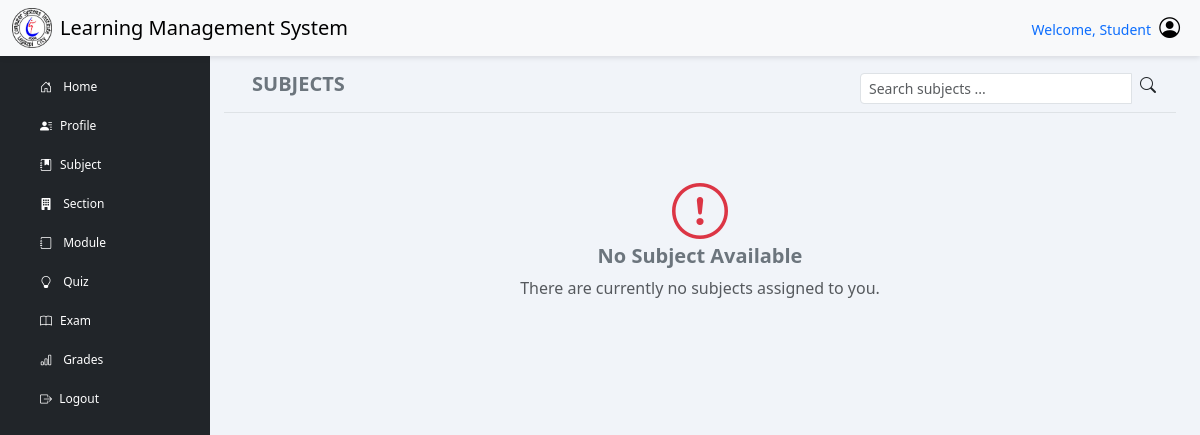
Page /index.php?page=student_subject (signed in) on the earlier database version.
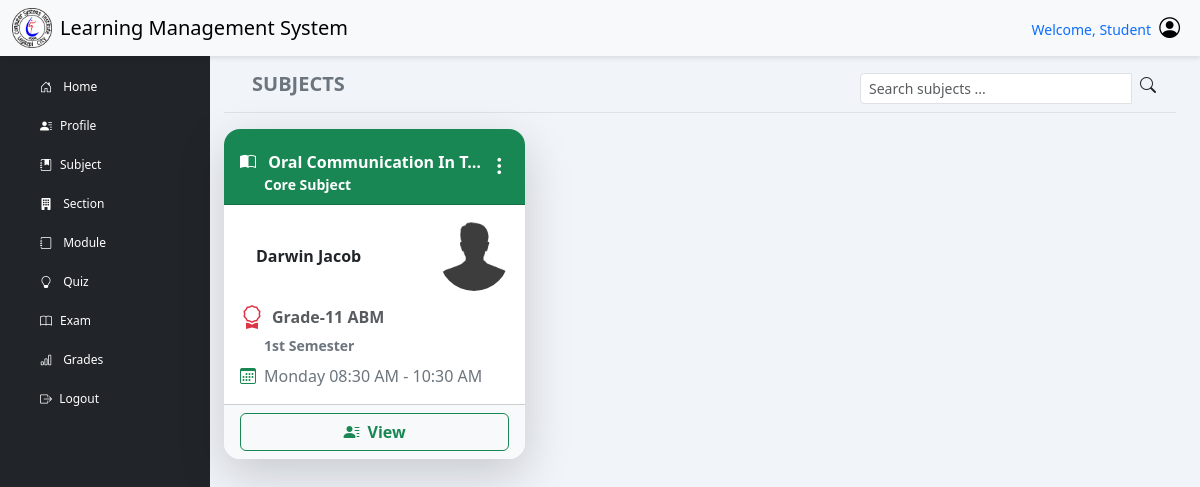
Same page on the later database version.
### tables this page shows
CREATE TABLE `schedule` (
  `sched_id` varchar(50) NOT NULL,
  `teacher_id` varchar(50) NOT NULL,
  `section_code` varchar(50) NOT NULL,
  `sub_code` varchar(50) NOT NULL,
  `sched_day` varchar(10) NOT NULL,
  `sched_from` varchar(10) NOT NULL,
  `sched_to` varchar(10) NOT NULL,
  `created_at` timestamp NULL DEFAULT CURRENT_TIMESTAMP
);

CREATE TABLE `subject` (
  `sub_code` varchar(50) NOT NULL COMMENT 'PRIMARY KEY',
  `sub_title` varchar(200) NOT NULL COMMENT 'SUBJECT NAME',
  `sub_type` varchar(50) NOT NULL,
  `sub_time` varchar(10) DEFAULT NULL,
  `sub_semester` varchar(30) NOT NULL
);

CREATE TABLE `teacher` (
  `teacher_id` varchar(50) NOT NULL COMMENT 'Primary key',
  `teacher_fname` varchar(50) NOT NULL,
  `teacher_mname` varchar(50) DEFAULT NULL,
  `teacher_lname` varchar(50) NOT NULL,
  `teacher_contact` varchar(15) NOT NULL,
  `teacher_gender` varchar(50) NOT NULL,
  `teacher_dob` date NOT NULL,
  `status` varchar(50) NOT NULL,
  `teacher_address` varchar(150) NOT NULL,
  `image` varchar(255) DEFAULT NULL,
  `id` varchar(50) DEFAULT NULL COMMENT 'User ID'
);

### includes/dbh-inc.php (called while the page is built)
<?php
include "function.php";
$mySQLFunction = new myDataBase("localhost", "root", "Nicolas051002", "lms_db");

### includes/function.php (called while the page is built, shortened)
<?php
class myDataBase
{
    private $hostname;
    private $username;
    private $password;
    private $database;
    public $con;
    public function __construct($hostname, $username, $password, $database)
    {
        $this->hostname = $hostname;
        $this->username = $username;
        $this->password = $password;
        $this->database = $database;
    }
    public function connection()
    {
        try {
            if (!$this->con) {
                $this->con = mysqli_connect($this->hostname, $this->username, $this->password, $this->database);
                if ($this->con) {
                    return true;
                } else {
                    return false;
                }
            } else {
                return true;
            }
        } catch (mysqli_sql_exception $e) {
            echo $e;
        }
    }
    public function disconnect()
    {
        if ($this->con) {
            if (mysqli_close($this->con)) {
                $this->con = false;
                return true;
            } else {
                return false;
            }
        } else {
            return true;
        }
    }
    public function getStudentSubjects($stu_lrn)
    {
        $activeSemesters = $this->checkSemStatus('semester');
        $activeSemesterCondition = "sub.sub_semester IN ('" . implode("','", $activeSemesters) . "')";
        $studentQuery = "
            SELECT
                sec.grade_lvl,
                sec.strand_code,
                st.strand_name
            FROM
                enroll e
            INNER JOIN
                section sec ON e.section_code = sec.section_code
            LEFT JOIN
                strand st ON sec.strand_code = st.strand_code
            WHERE
                e.stu_lrn = ?
                AND e.enroll_status = 'Enrolled'
            LIMIT 1";
        $stmtStudent = $this->con->prepare($studentQuery);
        $stmtStudent->bind_param("s", $stu_lrn);
        $stmtStudent->execute();
        $resultStudent = $stmtStudent->get_result();
        $studentData = $resultStudent->fetch_assoc();
        $gradeLevel = $studentData['grade_lvl'];
        $strandCode = $studentData['strand_code'];
        $strandName = $studentData['strand_name'];
        $sql = "
            SELECT
                sub.sub_code,
                sub.sub_title,
                sub.sub_type,
                sub.sub_semester,
                sched.sched_day,
                sched.sched_from,
                sched.sched_to,
                t.teacher_fname,
                t.teacher_lname,
                t.teacher_gender,
                t.teacher_id,
                t.image
            FROM
                schedule sched
            INNER JOIN
                section sec ON sched.section_code = sec.section_code
            INNER JOIN
                subject sub ON sched.sub_code = sub.sub_code
            INNER JOIN
                teacher t ON sched.teacher_id = t.teacher_id
            WHERE
                sec.grade_lvl = ?
                AND sec.strand_code = ?
                AND $activeSemesterCondition
            ORDER BY
                sched.sched_day, sched.sched_from";
        $stmt = $this->con->prepare($sql);
        $stmt->bind_param("ss", $gradeLevel, $strandCode);
        $stmt->execute();
        $result = $stmt->get_result();
        if ($result->num_rows > 0) {
            $data = [];
            while ($row = $result->fetch_assoc()) {
                $data[] = $row;
            }
            return $data;
        } else {
            return [];
        }
    }
    public function checkSyStatus($table)
    {
        $sql = "SELECT `school_year`
                FROM `$table`
                WHERE `status` = 'Active'";
        $result = $this->con->query($sql);
        if ($result->num_rows > 0) {
            $activeSchoolYear = [];
            while ($row = $result->fetch_assoc()) {
                $activeSchoolYear[] = $row['school_year'];
            }
            return $activeSchoolYear;
        } else {
            return [];
        }
    }
    public function checkSemStatus($table)
    {
        $semesters = [];
        $sql = "SELECT `semester_name`
                FROM `$table`
                WHERE `status` = 'Active'";
        $result = $this->con->query($sql);
        if ($result && $result->num_rows > 0) {
            while ($row = $result->fetch_assoc()) {
                $semesters[] = $row['semester_name'];
            }
            return $semesters;
        } else {
            return [];
        }
    }
}

### student_subject.php (the view, shortened to what the changed rows need)
<?php
include "./includes/dbh-inc.php";
$mySQLFunction->connection();
$activeSchoolYears = $mySQLFunction->checkSyStatus('sy');
$activeSem = $mySQLFunction->checkSemStatus('semester');
$studentSubjects = $mySQLFunction->getStudentSubjects($_SESSION['stu_lrn']);
?>
<main class="col-md-9 ms-sm-auto col-lg-10 px-md-4">
    <div class="row g-4 mb-4" id="subjectContainer">
        <?php if (!empty($studentSubjects)): ?>
            <?php foreach ($studentSubjects as $subject): ?>
                <div class="col-lg-4 col-md-6 col-sm-12 subject-card" data-title="<?php echo htmlspecialchars(strtolower($subject['sub_title'])); ?>">
                    <div class="card h-100 border-0 shadow-lg rounded-4">
                        <div class="card-header bg-success text-white d-flex justify-content-between align-items-center rounded-top-4 px-3 py-2">
                            <div class="text-truncate">
                                <h6 class="mb-0 fw-bold text-truncate mt-3">
                                    <i class="bi bi-book-half me-2"></i>
                                    <?php echo htmlspecialchars(ucwords(strtolower($subject['sub_title'] ?? 'No Title'))); ?>
                                </h6>
                                <small class="fw-semibold ms-4">
                                    <?php echo htmlspecialchars(ucwords(strtolower($subject['sub_type'] ?? 'No Type'))); ?> Subject
                                </small>
                            </div>
                            <div class="dropdown">
                                <i class="bi bi-three-dots-vertical text-white fs-5" id="kebabMenu" data-bs-toggle="dropdown" role="button" aria-expanded="false" style="cursor: pointer;"></i>
                            </div>
                        </div>
                        <div class="card-body">
                            <div class="row align-items-center mb-2">
                                <div class="col text-start">
                                    <small class="fw-bold fs-6 ms-3">
                                        <?php
                                        echo ucwords(strtolower($subject["teacher_fname"] . ' ' . $subject["teacher_lname"])) ?: 'No Subject Teacher';
                                        ?>
                                    </small>
                                </div>
                                <div class="col-auto">
                                    <?php
                                    $uploadDir = "./assets/Upload/";
                                    if (!empty($subject['image']) && file_exists($uploadDir . $subject['image'])) {
                                    ?>
                                        <img src="<?php echo htmlspecialchars($uploadDir . $subject['image']); ?>" alt="Profile Image" draggable="false" class="profile-img-teacher">
                                    <?php
                                    } else {
                                        $defaultImage = $subject['teacher_gender'] === "MALE" ? "default-male.png" : "default-female.png";
                                    ?>
                                        <img src="./assets/Upload/resources/<?php echo $defaultImage; ?>" alt="Profile Image" draggable="false" class="profile-img-teacher">
                                    <?php } ?>
                                </div>
                            </div>
                            <div class="d-flex align-items-center text-muted">
                                <i class="bi bi-award text-danger fs-4 me-2"></i>
                                <span class="fw-bold fs-6"><?php echo ucwords(strtolower($subject["grade_lvl"])) . ' ' . htmlspecialchars($subject["strand_name"]); ?></span>
                            </div>
                            <div class="text-secondary ms-4">
                                <small class="fw-semibold">
                                    <?php
                                    if (!empty($activeSchoolYears) && !empty($activeSem)) {
                                        foreach ($activeSchoolYears as $index => $schoolYear) {
                                            echo '<div>' . htmlspecialchars($activeSem[$index]) . '</div>';
                                        }
                                    } else {
                                        echo '<div class="alert alert-warning p-2 mb-0">No active school year and semester found.</div>';
                                    }
                                    ?>
                                </small>
                            </div>
                            <div class="d-flex align-items-center mt-2">
                                <i class="bi bi-calendar3 text-success fs-6 me-2"></i>
                                <span class="text-secondary">
                                    <?php echo $subject["sched_day"] ?: 'No subject time'; ?>
                                    <?php echo $subject["sched_from"] . ' - ' . ($subject["sched_to"] ?? 'No subject set time'); ?>
                                </span>
                            </div>
                        </div>
                        <div class="card-footer bg-light d-flex justify-content-center rounded-bottom-4">
                            <a href="index.php?page=subject_list&sub_code=<?php echo urlencode($subject['sub_code']); ?> &strand_code=<?php echo urlencode($subject['strand_code']); ?> &grade_lvl=<?php echo urlencode($subject['grade_lvl']); ?>" class="btn btn-outline-success w-100 fw-bold d-flex align-items-center justify-content-center">
                                <i class="bi bi-person-lines-fill me-2"></i> View
                            </a>
                        </div>
                    </div>
                </div>
            <?php endforeach; ?>
        <?php else: ?>
            <div class="col-12 text-center">
                <div class="py-5">
                    <div class="card-body">
                        <i class="bi bi-exclamation-circle text-danger display-4 mb-3"></i>
                        <h5 class="text-secondary fw-bold no-subject">No Subject Available</h5>
                        <p class="text-muted mb-0">There are currently no subjects assigned to you.</p>
                    </div>
                </div>
            </div>
        <?php endif; ?>
    </div>

Differences in the rows shown:
added schedule: sub_code.sub_title "Oral Communication In T…", sub_code.sub_type "Core", teacher.teacher_lname "Darwin Jacob", grade_lvl "Grade-11", strand_name "ABM", index "1st Semester", sched_day "Monday", sched_from "08:30 AM", sched_to "10:30 AM"
Other differences:
text no longer shown: "No Subject Available There are currently no subjects assigned to you."
